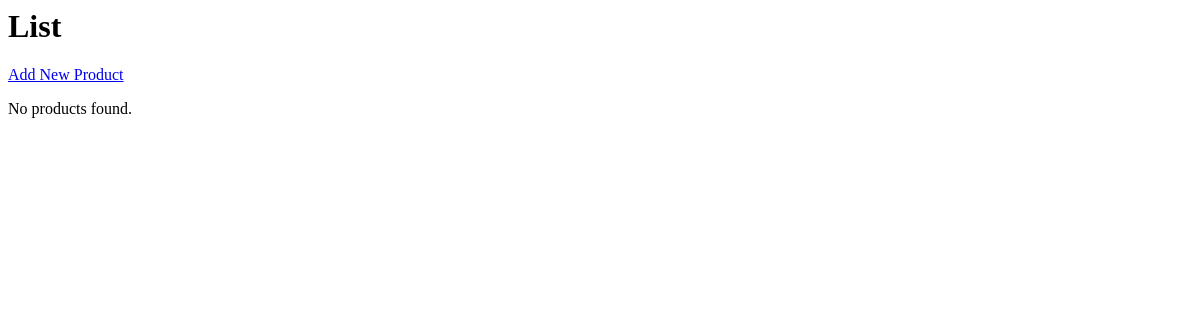
/blog/products/, run on an earlier commit of the app's database.
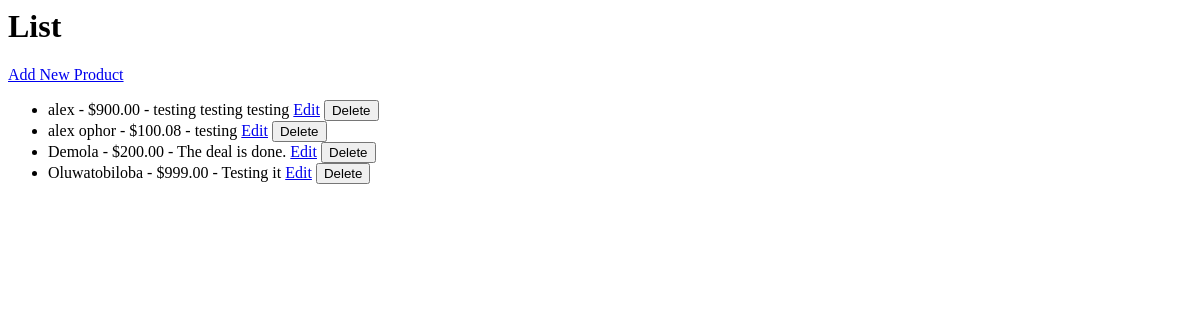
And on a later commit of the database.
### blog/models.py (models this page shows, shortened)
class Product(models.Model):
    name = models.CharField(max_length=100)
    price = models.DecimalField(max_digits=10, decimal_places=2)
    description = models.TextField()

### blog/views.py (the view)
# urls.py: path('products/', views.product_list, name='product_list'),
def product_list(request):
    products = Product.objects.all()
    return render(request, 'product_list.html', {'products': products})

### blog/templates/product_list.html (shortened to what this page needs)
<h1>List</h1>
<a href="{% url 'product_create' %}">Add New Product</a>
{% if products %}
    <ul>
    {% for product in products %}
        <li>
            {{ product.name }} - ${{ product.price }} - {{ product.description }}
            <a href="{% url 'product_update' product.pk %}">Edit</a>
            <form action="{% url 'product_delete' product.pk %}" method="post" style="display:inline;">
                <button type="submit">Delete</button>
            </form>
        </li>
    {% endfor %}
    </ul>
{% else %}
    <p>No products found.</p>
{% endif %}

What changed in the data, as far as the page shows it:
added Product: name "alex", price "900.00", description "testing testing testing"
added Product: name "alex ophor", price "100.08", description "testing"
added Product: name "Demola", price "200.00", description "The deal is done."
added Product: name "Oluwatobiloba", price "999.00", description "Testing it"
Also different on the page:
text no longer shown: "No products found."
